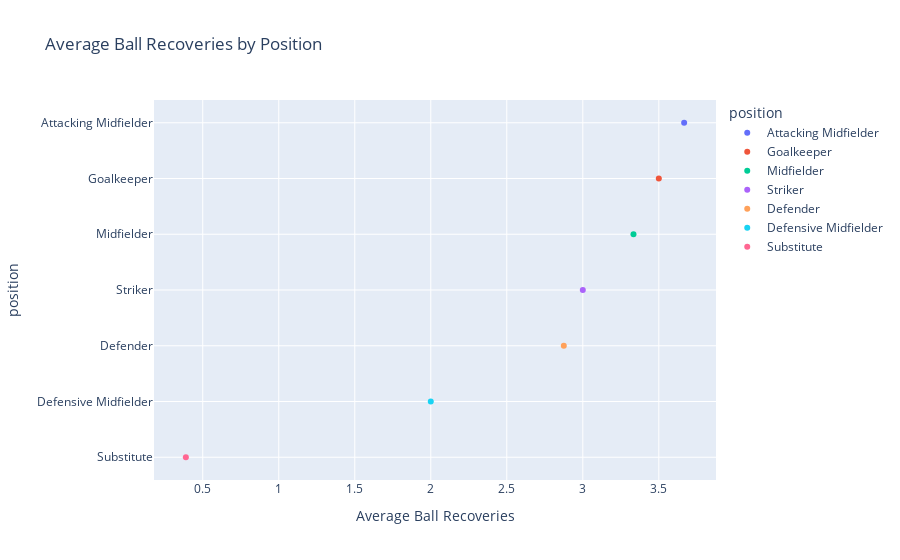

Here is the notebook cell this chart was saved with:
### Code cell
import plotly.express as px

fig = px.scatter(position_recovery_df, x='ballRecovery', y='position', color='position',
                 title='Average Ball Recoveries by Position', 
                 labels={'ballRecovery':'Average Ball Recoveries'})

fig.show()

### Figure 1 — Plotly figure (JSON) as saved in the notebook; plotly's stock layout.template omitted (floating-point values rounded to 4 significant figures)
{"data": [{"hovertemplate": "position=%{y}<br>Average Ball Recoveries=%{x}<extra></extra>", "legendgroup": "Attacking Midfielder", "marker": {"color": "#636efa", "symbol": "circle"}, "mode": "markers", "name": "Attacking Midfielder", "orientation": "h", "showlegend": true, "type": "scatter", "x": [3.667], "xaxis": "x", "y": ["Attacking Midfielder"], "yaxis": "y"}, {"hovertemplate": "position=%{y}<br>Average Ball Recoveries=%{x}<extra></extra>", "legendgroup": "Goalkeeper", "marker": {"color": "#EF553B", "symbol": "circle"}, "mode": "markers", "name": "Goalkeeper", "orientation": "h", "showlegend": true, "type": "scatter", "x": [3.5], "xaxis": "x", "y": ["Goalkeeper"], "yaxis": "y"}, {"hovertemplate": "position=%{y}<br>Average Ball Recoveries=%{x}<extra></extra>", "legendgroup": "Midfielder", "marker": {"color": "#00cc96", "symbol": "circle"}, "mode": "markers", "name": "Midfielder", "orientation": "h", "showlegend": true, "type": "scatter", "x": [3.333], "xaxis": "x", "y": ["Midfielder"], "yaxis": "y"}, {"hovertemplate": "position=%{y}<br>Average Ball Recoveries=%{x}<extra></extra>", "legendgroup": "Striker", "marker": {"color": "#ab63fa", "symbol": "circle"}, "mode": "markers", "name": "Striker", "orientation": "h", "showlegend": true, "type": "scatter", "x": [3], "xaxis": "x", "y": ["Striker"], "yaxis": "y"}, {"hovertemplate": "position=%{y}<br>Average Ball Recoveries=%{x}<extra></extra>", "legendgroup": "Defender", "marker": {"color": "#FFA15A", "symbol": "circle"}, "mode": "markers", "name": "Defender", "orientation": "h", "showlegend": true, "type": "scatter", "x": [2.875], "xaxis": "x", "y": ["Defender"], "yaxis": "y"}, {"hovertemplate": "position=%{y}<br>Average Ball Recoveries=%{x}<extra></extra>", "legendgroup": "Defensive Midfielder", "marker": {"color": "#19d3f3", "symbol": "circle"}, "mode": "markers", "name": "Defensive Midfielder", "orientation": "h", "showlegend": true, "type": "scatter", "x": [2], "xaxis": "x", "y": ["Defensive Midfielder"], "yaxis": "y"}, {"hovertemplate": "position=%{y}<br>Average Ball Recoveries=%{x}<extra></extra>", "legendgroup": "Substitute", "marker": {"color": "#FF6692", "symbol": "circle"}, "mode": "markers", "name": "Substitute", "orientation": "h", "showlegend": true, "type": "scatter", "x": [0.3889], "xaxis": "x", "y": ["Substitute"], "yaxis": "y"}], "layout": {"legend": {"title": {"text": "position"}, "tracegroupgap": 0}, "title": {"text": "Average Ball Recoveries by Position"}, "xaxis": {"anchor": "y", "domain": [0, 1], "title": {"text": "Average Ball Recoveries"}}, "yaxis": {"anchor": "x", "categoryarray": ["Substitute", "Defensive Midfielder", "Defender", "Striker", "Midfielder", "Goalkeeper", "Attacking Midfielder"], "categoryorder": "array", "domain": [0, 1], "title": {"text": "position"}}}}
